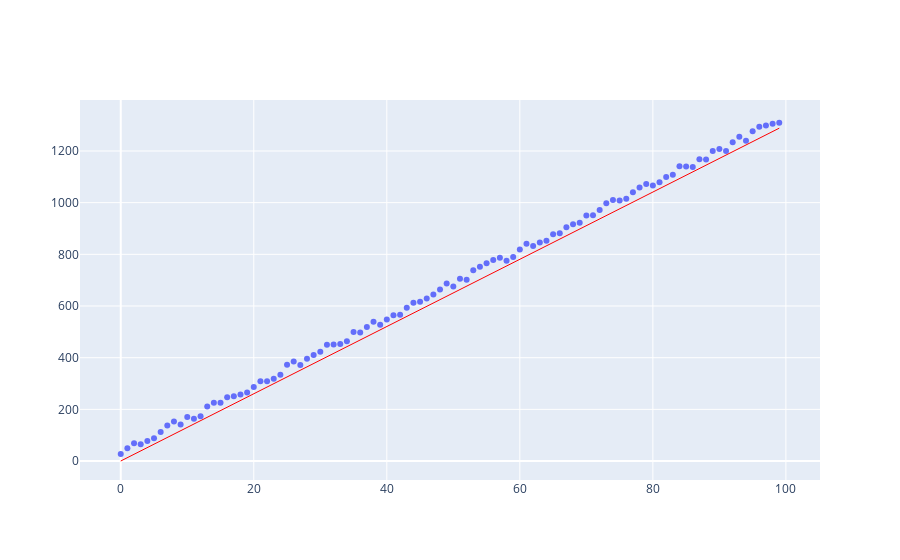

Notebook code cell kept with this figure:
### Code cell
plot_pred(x,y,comp_w, comp_b)
